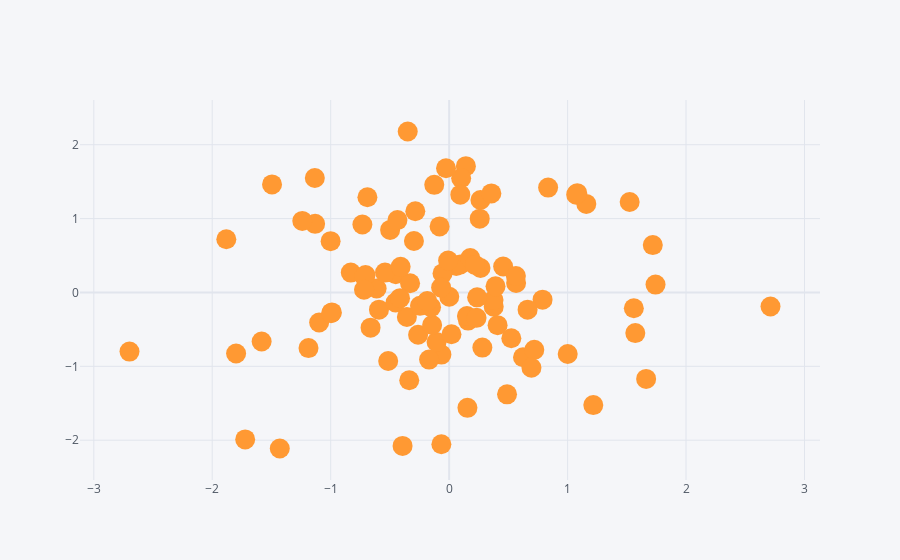

Write notebook code for a chart like this one.
### Code cell
## Now, lets use iplot to create other types of plots: 

## Ex.1 Scatterplot

df.iplot(kind = 'scatter', x = 'A', y = 'B', mode = 'markers', size = 20) 
                                             ## plotly is going to try and create a line by default 
                                             ## We can pass the parameter mode = 'markers' to avoid this
                                             ## Use the size parameter to obtain larger markers
